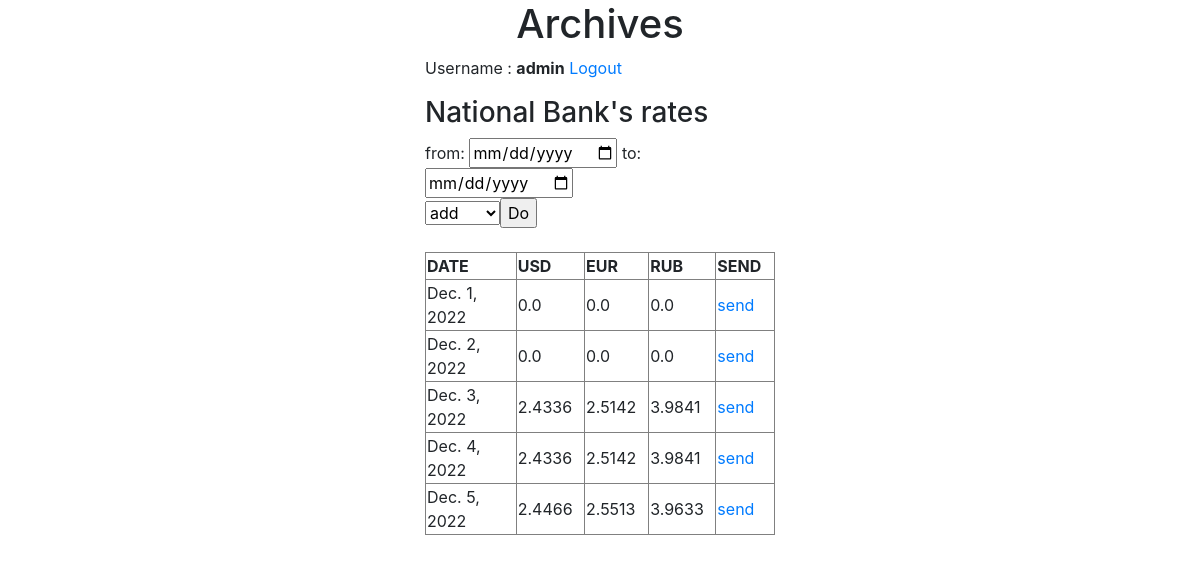
Screenshot of /archives/ (signed in) with the database file from the repository.
### archives/models.py (models this page shows)
class Archives(models.Model):
    dat = models.DateField()
    eur = models.FloatField(default=0, blank=True)
    usd = models.FloatField(default=0, blank=True)
    rub = models.FloatField(default=0, blank=True)

### archives/views.py (the view)
# urls.py: path("", views.index, name="index"),
def index(request):
    archives = Archives.objects.all().values()
    myarchives = sorted(archives, key=lambda e: e["dat"])
    template = loader.get_template("archives.html")
    context = {"myarchives": myarchives,}
    return HttpResponse(template.render(context, request))

### archives/templates/archives.html (shortened to what this page needs)
{% extends  'base.html' %}
{% block main%}
{% if user.is_authenticated %}
<p>Username :  <b>{{user.username}}</b>   <a href="logout/">Logout</a></p>
{% else %}
<a href="login/">Login</a>
{% endif %}
<h3>National Bank's rates</h3>
<form action="do/" method="post"  >
from:
<input name="sdat" type = "date">
to:
<input name="fdat" type = "date">
<br>
<select name ="doing">
  <option value="addrecord">add</option>
  <input type="submit" value="Do"
         onclick ="
         ">
</select>
</form>
<br>
<table border="1">
<tr>
<td width="450"><b>DATE</b></td>
<td width="150"><b>USD</b></td>
<td width="150"><b>EUR</b></td>
<td width="150"><b>RUB</b></td>
<td width="150"><b>SEND</b></td>
</tr>
{% for x in myarchives %}
<tr>
<td>{{ x.dat }}</td>
<td>{{ x.usd }}</td>
<td>{{ x.eur }}</td>
<td>{{ x.rub }}</td>
<td><a {% if user.is_authenticated %} href="tel/{{ x.id }}"{% endif %}>send</a></td>
</tr>
{% endfor %}
</table>
{% endblock %}

### rows the page displays
Archives: dat "Dec. 1, 2022", usd "0.0", eur "0.0", rub "0.0"
Archives: dat "Dec. 2, 2022", usd "0.0", eur "0.0", rub "0.0"
Archives: dat "Dec. 3, 2022", usd "2.4336", eur "2.5142", rub "3.9841"
Archives: dat "Dec. 4, 2022", usd "2.4336", eur "2.5142", rub "3.9841"
Archives: dat "Dec. 5, 2022", usd "2.4466", eur "2.5513", rub "3.9633"

### other values shown
{{ user.username }} "admin"
